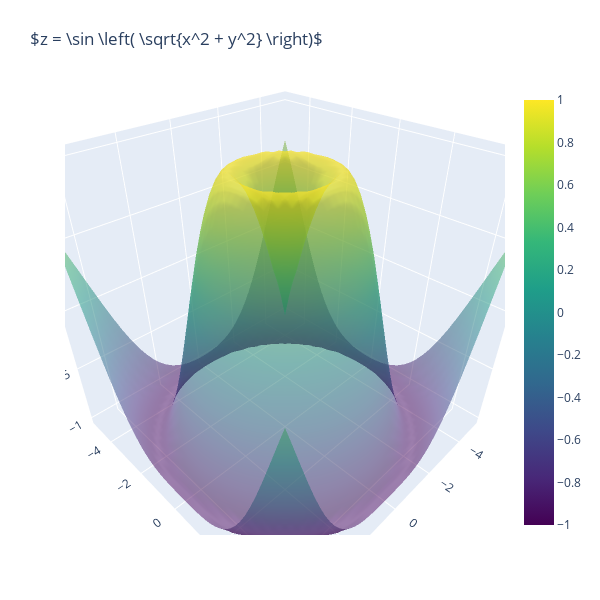

The cell this chart's notebook holds for it:
### Markdown cell above
## Surface plot, Plotly

### Code cell
import plotly.graph_objects as go

fig = go.Figure(data=[go.Surface(
    x=x,
    y=y,
    z=z,
    colorscale='Viridis',
    opacity=0.5,
)])

fig.update_layout(
    title=r'$z = \sin \left( \sqrt{x^2 + y^2} \right)$',
    autosize=False,
    width=600,
    height=600,
    margin={'l': 65, 'r': 50, 'b': 65, 't': 90}
)
fig.update_xaxes(title='x')
fig.update_yaxes(title='y')

fig.show()

### Figure 1 — Plotly figure (JSON) as saved in the notebook; plotly's stock layout.template omitted (floating-point values rounded to 4 significant figures; data arrays with more than 128 entries replaced by an {"elided": "..."} marker saying what was removed)
{"data": [{"colorscale": [[0, "#440154"], [0.1111, "#482878"], [0.2222, "#3e4989"], [0.3333, "#31688e"], [0.4444, "#26828e"], [0.5556, "#1f9e89"], [0.6667, "#35b779"], [0.7778, "#6ece58"], [0.8889, "#b5de2b"], [1, "#fde725"]], "opacity": 0.5, "type": "surface", "x": {"elided": "40x40 float values"}, "y": {"elided": "40x40 float values"}, "z": {"elided": "40x40 float values"}}], "layout": {"autosize": false, "height": 600, "margin": {"b": 65, "l": 65, "r": 50, "t": 90}, "scene": {"aspectmode": "auto", "aspectratio": {"x": 1, "y": 1, "z": 1}, "camera": {"center": {"x": 0, "y": 0, "z": 0}, "eye": {"x": 0.9783, "y": 0.9783, "z": 0.9783}, "projection": {"type": "perspective"}, "up": {"x": 0.004039, "y": -0.004023, "z": 1.0}}}, "title": {"text": "$z = \\sin \\left( \\sqrt{x^2 + y^2} \\right)$"}, "width": 600, "xaxis": {"title": {"text": "x"}}, "yaxis": {"title": {"text": "y"}}}}
